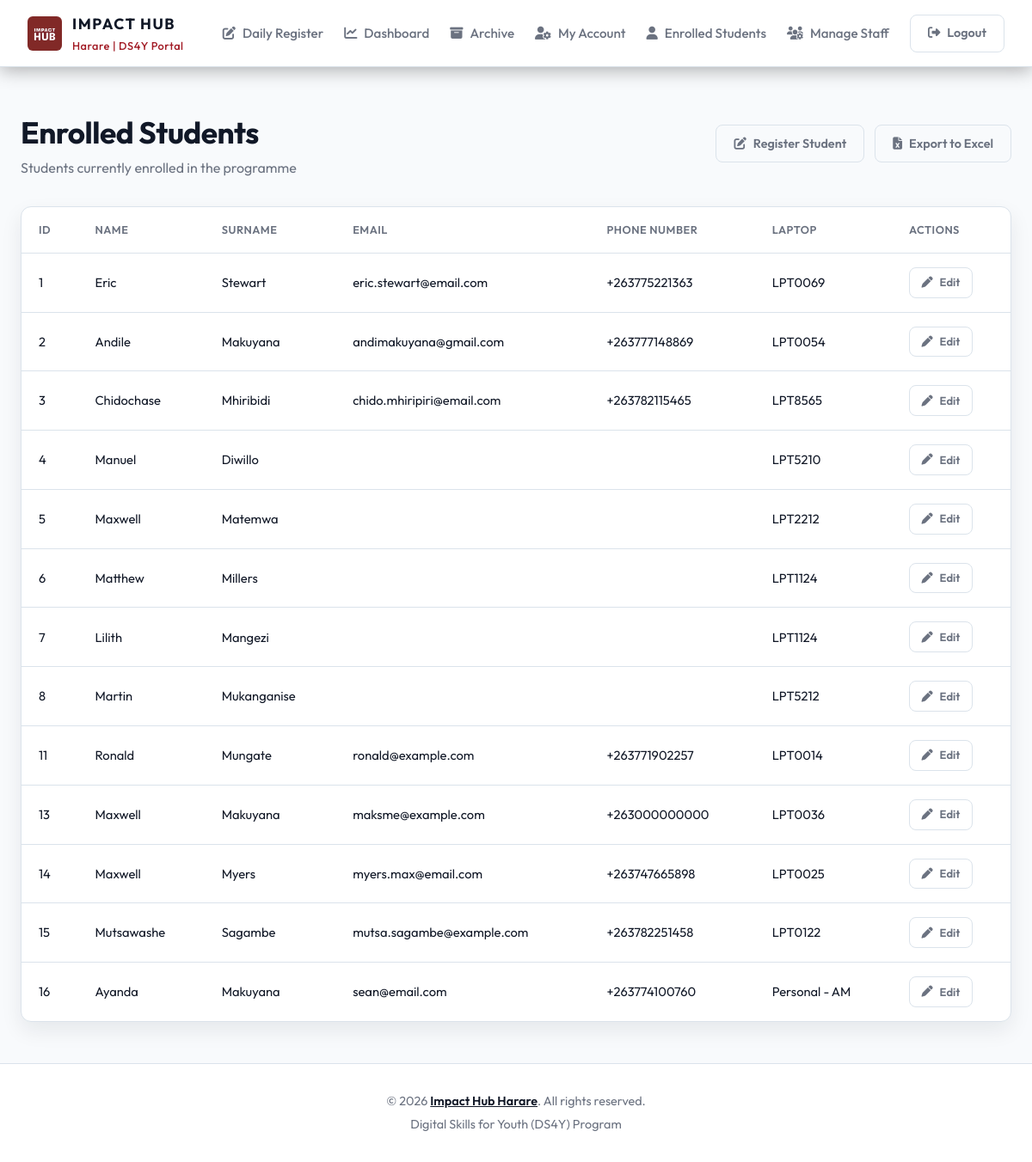
/enrolled.php (signed in), run on the app's committed database.
### tables this page shows
CREATE TABLE enrolled (
        id            INTEGER PRIMARY KEY AUTOINCREMENT,
        name          TEXT NOT NULL,
        surname       TEXT NOT NULL,
        laptop_number TEXT NOT NULL, email TEXT DEFAULT NULL, phone_number TEXT DEFAULT NULL, gender TEXT DEFAULT NULL, location TEXT DEFAULT NULL, id_number TEXT DEFAULT NULL, dob DATE DEFAULT NULL, marital_status TEXT DEFAULT NULL,
        UNIQUE(name, surname)
    );

### db.php (called while the page is built, shortened)
<?php
function h($string): string {
    return htmlspecialchars($string ?? '', ENT_QUOTES | ENT_HTML5, 'UTF-8');
}

### enrolled.php (the view, shortened to what this page needs)
<?php
require_once __DIR__ . '/db.php';
try {
    $students = $db->query("SELECT id, name, surname, email, phone_number, laptop_number FROM enrolled ORDER BY id ASC")->fetchAll();
} catch (PDOException $e) {
    $students = [];
    $error_msg = "Failed to load enrolled students: " . $e->getMessage();
}
$current_page = 'enrolled';
require_once __DIR__ . '/header.php';
?>
<div class="dashboard-header" style="margin-bottom:2rem;">
    <div>
        <h1>Enrolled Students</h1>
        <p>Students currently enrolled in the programme</p>
    </div>
    <div class="dashboard-actions">
        <a href="index.php" class="btn btn-outline"><i class="fa-solid fa-pen-to-square"></i> Register Student</a>
        <a href="enrolled.php?export=excel" class="btn btn-outline"><i class="fa-solid fa-file-excel"></i> Export to Excel</a>
    </div>
</div>
<div class="table-container" style="box-shadow:var(--shadow);">
    <table class="data-table">
        <thead>
            <tr>
                <th>ID</th>
                <th>Name</th>
                <th>Surname</th>
                <th>Email</th>
                <th>Phone Number</th>
                <th>Laptop</th>
                <th>Actions</th>
            </tr>
        </thead>
        <tbody>
            <?php if (empty($students)): ?>
                <tr>
                    <td colspan="5" style="text-align:center;color:var(--text-secondary);">No student records found.</td>
                </tr>
            <?php else: foreach ($students as $s): ?>
                <tr>
                    <td><?= intval($s['id']) ?></td>
                    <td><?= h($s['name']) ?></td>
                    <td><?= h($s['surname']) ?></td>
                    <td><?= h($s['email']) ?></td>
                    <td><?= h($s['phone_number']) ?></td>
                    <td><?= h($s['laptop_number']) ?></td>
                    <td><a href="enrolled_edit.php?id=<?= intval($s['id']) ?>" class="btn btn-outline btn-sm"><i class="fa-solid fa-pen"></i> Edit</a></td>
                </tr>
            <?php endforeach; endif; ?>
        </tbody>
    </table>
</div>
<?php require_once __DIR__ . '/footer.php'; ?>

### header.php (shortened to what this page needs)
<!DOCTYPE html>
<html lang="en">
<head>
    <link rel="stylesheet" href="https://cdnjs.cloudflare.com/ajax/libs/font-awesome/6.4.0/css/all.min.css">
    <link rel="stylesheet" href="style.css?v=2">
</head>
<body<?= isset($body_class) ? ' class="'.htmlspecialchars($body_class).'"' : '' ?>>
    <header class="app-header">
        <div class="header-container">
            <a href="home.php" class="logo-area" style="text-decoration:none;color:inherit;">
                <img src="download.jpeg" alt="Impact Hub Harare" class="logo-img">
                <div class="logo-text">
                    <span class="hub-title">IMPACT HUB</span>
                    <span class="hub-subtitle">Harare | DS4Y Portal</span>
                </div>
            </a>
            <nav class="main-nav" id="mainNav">
                <?php
                $current_page = $current_page ?? '';
                function nav_class(string $page, string $current): string {
                    return 'nav-link' . ($current === $page ? ' active' : '');
                }
                ?>
                <a href="index.php" class="<?= nav_class('index', $current_page) ?>">
                    <i class="fa-solid fa-pen-to-square"></i> Daily Register
                </a>
                <?php if (isset($_SESSION['user_id'])): ?>
                    <a href="dashboard.php" class="<?= nav_class('dashboard', $current_page) ?>">
                        <i class="fa-solid fa-chart-line"></i> Dashboard
                    </a>
                    <a href="archive.php" class="<?= nav_class('archive', $current_page) ?>">
                        <i class="fa-solid fa-box-archive"></i> Archive
                    </a>
                    <a href="account.php" class="<?= nav_class('account', $current_page) ?>">
                        <i class="fa-solid fa-user-cog"></i> My Account
                    </a>
                    <?php if (isset($_SESSION['user_role']) && $_SESSION['user_role'] === 'admin'): ?>
                        <a href="enrolled.php" class="<?= nav_class('enrolled', $current_page) ?>">
                            <i class="fa-solid fa-user"></i> Enrolled Students
                        </a>
                        <a href="users.php" class="<?= nav_class('users', $current_page) ?>">
                            <i class="fa-solid fa-users-gear"></i> Manage Staff
                        </a>
                    <?php endif; ?>
                    <a href="logout.php" class="btn btn-outline">
                        <i class="fa-solid fa-right-from-bracket"></i> Logout
                    </a>
                <?php else: ?>
                    <a href="login.php" class="btn btn-crimson">
                        <i class="fa-solid fa-lock"></i> Staff Login
                    </a>
                <?php endif; ?>
            </nav>
        </div>
    </header>
    <main class="app-main">

### footer.php (shortened to what this page needs)
    </main>
    <footer class="app-footer">
        <div class="footer-container">
            <p>&copy; <?php echo date('Y'); ?> <span class="footer-brand"><a href="https://www.impacthubharare.net" target="_blank">Impact Hub Harare</a></span>. All rights reserved.</p>
            <p class="footer-sub">Digital Skills for Youth (DS4Y) Program</p>
        </div>
    </footer>
</body>
</html>

### style.css (style rules this page uses)
*, *::before, *::after { box-sizing: border-box; margin: 0; padding: 0; }
body { background: var(--bg-color); color: var(--text-primary); font-family: var(--font-family); line-height: 1.6; min-height: 100vh; display: flex; flex-direction: column; overflow-x: hidden; }
a { color: inherit; }
.app-header { background: var(--card-bg); border-bottom: 1px solid var(--border-color); position: sticky; top: 0; z-index: 100; box-shadow: 0 4px 20px rgba(0,0,0,.3); }
.header-container { max-width: 1200px; margin: 0 auto; padding: .9rem 2rem; display: flex; justify-content: space-between; align-items: center; gap: 1rem; }
.logo-area { display: flex; align-items: center; gap: .75rem; }
.logo-img { height: 40px; width: auto; object-fit: contain; border-radius: 6px; }
.logo-text { display: flex; flex-direction: column; }
.hub-title { font-weight: 700; font-size: 1.1rem; letter-spacing: 1.5px; }
.hub-subtitle { font-size: .8rem; color: var(--crimson); font-weight: 500; letter-spacing: .5px; }
.main-nav { display: flex; align-items: center; gap: 1.5rem; }
.nav-link { color: var(--text-secondary); text-decoration: none; font-weight: 500; font-size: .95rem; transition: var(--transition); display: flex; align-items: center; gap: .5rem; white-space: nowrap; }
.btn { display: inline-flex; align-items: center; justify-content: center; gap: .5rem; padding: .6rem 1.25rem; border-radius: 8px; font-weight: 600; font-size: .9rem; cursor: pointer; transition: var(--transition); text-decoration: none; border: none; white-space: nowrap; }
.btn-outline { background: transparent; color: var(--text-secondary); border: 1px solid var(--border-color); }
.btn-sm { padding: .4rem .85rem; font-size: .82rem; }
.app-main { flex: 1; display: flex; flex-direction: column; padding: 3rem 1.5rem; max-width: 1200px; width: 100%; margin: 0 auto; }
.dashboard-header { display: flex; justify-content: space-between; align-items: center; flex-wrap: wrap; gap: 1rem; margin-bottom: 2rem; }
.dashboard-header h1 { font-size: 2.2rem; font-weight: 700; letter-spacing: -.5px; }
.dashboard-header p { color: var(--text-secondary); }
.dashboard-actions { display: flex; gap: .75rem; flex-wrap: wrap; }
.table-container { background: #ffffff; border: 1px solid var(--border-color); border-radius: var(--border-radius); overflow-x: auto; box-shadow: var(--shadow); }
.data-table { width: 100%; border-collapse: collapse; text-align: left; font-size: .92rem; }
.data-table th { background: rgba(255,255,255,.025); border-bottom: 1px solid var(--border-color); color: var(--text-secondary); font-weight: 600; padding: 1rem 1.25rem; font-size: .8rem; text-transform: uppercase; letter-spacing: .5px; white-space: nowrap; }
.data-table td { padding: 1rem 1.25rem; border-bottom: 1px solid var(--border-color); color: var(--text-primary); vertical-align: middle; }
.data-table tr:last-child td { border-bottom: none; }
.app-footer { background: var(--card-bg); border-top: 1px solid var(--border-color); padding: 2rem; margin-top: auto; text-align: center; }
.footer-container p { color: var(--text-secondary); font-size: .9rem; }
.footer-brand { font-weight: 600; color: var(--text-primary); }
.footer-sub { font-size: .8rem; color: var(--crimson); margin-top: .25rem; }

### data on the page
enrolled: id "1", name "Eric", surname "Stewart", email "eric.stewart@email.com", phone_number "+263775221363", laptop_number "LPT0069"
enrolled: id "2", name "Andile", surname "Makuyana", email "andimakuyana@gmail.com", phone_number "+263777148869", laptop_number "LPT0054"
enrolled: id "3", name "Chidochase", surname "Mhiribidi", email "chido.mhiripiri@email.com", phone_number "+263782115465", laptop_number "LPT8565"
enrolled: id "4", name "Manuel", surname "Diwillo", laptop_number "LPT5210"
enrolled: id "5", name "Maxwell", surname "Matemwa", laptop_number "LPT2212"
enrolled: id "6", name "Matthew", surname "Millers", laptop_number "LPT1124"
enrolled: id "7", name "Lilith", surname "Mangezi", laptop_number "LPT1124"
enrolled: id "8", name "Martin", surname "Mukanganise", laptop_number "LPT5212"
enrolled: id "11", name "Ronald", surname "Mungate", email "ronald@example.com", phone_number "+263771902257", laptop_number "LPT0014"
enrolled: id "13", name "Maxwell", surname "Makuyana", email "maksme@example.com", phone_number "+263000000000", laptop_number "LPT0036"
enrolled: id "14", name "Maxwell", surname "Myers", email "myers.max@email.com", phone_number "+263747665898", laptop_number "LPT0025"
enrolled: id "15", name "Mutsawashe", surname "Sagambe", email "mutsa.sagambe@example.com", phone_number "+263782251458", laptop_number "LPT0122"
enrolled: id "16", name "Ayanda", surname "Makuyana", email "sean@email.com", phone_number "+263774100760", laptop_number "Personal - AM"
